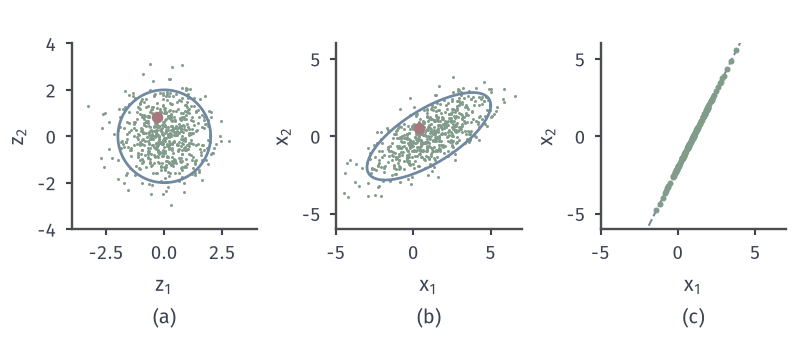

Python code for this plot:
from pathlib import Path
import sys
ROOT = next(p for p in Path(__file__).resolve().parents if (p/"build.sh").is_file() and (p/"tex/book.tex").is_file())
sys.path.insert(0, str(ROOT/"figures/07-probability/08-sampling-and-integration/matplotlib/sgen-common"))
from sgen_common import *
from statistics import NormalDist
# Target: Gaussian generation X = mu + A Z from Z = (Phi^{-1}(U_1), Phi^{-1}(U_2)).
# (a) 600 standard normal pairs, numpy seed 5; red point z = (Phi^{-1}(0.37), Phi^{-1}(0.80)).
# (b) mu = (1, 0), Sigma = [[4, 2], [2, 2]] = L L^T with L = [[2, 0], [1, 1]]; ellipse {(x-mu)^T Sigma^{-1} (x-mu) = 4}.
# (c) singular Sigma = [[1, 2], [2, 4]] = a a^T, a = (1, 2): all samples on the line mu + t a.
N = NormalDist()
rng = np.random.default_rng(5)
Z = rng.standard_normal((600, 2))
z0 = np.array([N.inv_cdf(.37), N.inv_cdf(.80)])
mu = np.array([1., 0.]); L = np.array([[2., 0.], [1., 1.]]); a = np.array([1., 2.])
X = mu+Z@L.T; x0 = mu+L@z0
S = X[:, :1]*a+mu
fig, axs = figure(width_mm=112, height_mm=48, ncols=3)
th = np.linspace(0, 2*np.pi, 300); circ = 2*np.stack([np.cos(th), np.sin(th)])
for ax in axs: style(ax)
axs[0].plot(Z[:, 0], Z[:, 1], 'o', ms=1.2, color=GREEN, mec='none')
axs[0].plot(circ[0], circ[1], color=BLUE, lw=1.1)
axs[0].plot(*z0, 'o', ms=3.6, color=RED)
axs[1].plot(X[:, 0], X[:, 1], 'o', ms=1.2, color=GREEN, mec='none')
E = mu[:, None]+L@circ
axs[1].plot(E[0], E[1], color=BLUE, lw=1.1)
axs[1].plot(*x0, 'o', ms=3.6, color=RED)
t = np.linspace(-3.2, 3.2, 2)
axs[2].plot(mu[0]+t*a[0], mu[1]+t*a[1], color=BLUE, lw=.8, ls='--')
Zs = Z[:, 0]
axs[2].plot(mu[0]+Zs[:150]*a[0], mu[1]+Zs[:150]*a[1], 'o', ms=2.4, zorder=4, color=GREEN, mec='none')
for ax, L_, lim in ((axs[0], 'a', 4), (axs[1], 'b', 6), (axs[2], 'c', 6)):
    ax.set_aspect('equal'); ax.set_xlim(-lim+(0 if L_ == 'a' else 1), lim+(0 if L_ == 'a' else 1)); ax.set_ylim(-lim, lim)
    sub(ax, L_, '$x_1$' if L_ != 'a' else '$z_1$')
axs[0].set_ylabel('$z_2$'); axs[1].set_ylabel('$x_2$'); axs[2].set_ylabel('$x_2$')
save(fig, HERE(__file__), 'figure', {'z0': z0.tolist(), 'x0': x0.tolist(), 'seed': 5, 'n': 600})
print(z0, x0)
